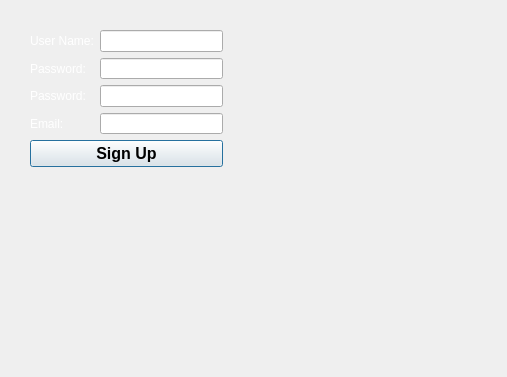
<?xml version="1.0" encoding="UTF-8"?>
<ui version="4.0">
 <class>SignUp</class>
 <widget class="QDialog" name="SignUp">
  <property name="geometry">
   <rect>
    <x>0</x>
    <y>0</y>
    <width>507</width>
    <height>377</height>
   </rect>
  </property>
  <property name="windowTitle">
   <string>Dialog</string>
  </property>
  <property name="styleSheet">
   <string notr="true">#SignUp{
background-image : url(:/Images/Resources/Images/SignIn.jpg);
}</string>
  </property>
  <widget class="QWidget" name="layoutWidget">
   <property name="geometry">
    <rect>
     <x>30</x>
     <y>30</y>
     <width>193</width>
     <height>137</height>
    </rect>
   </property>
   <layout class="QVBoxLayout" name="verticalLayout_3">
    <item>
     <layout class="QHBoxLayout" name="horizontalLayout">
      <item>
       <layout class="QVBoxLayout" name="verticalLayout">
        <item>
         <widget class="QLabel" name="label">
          <property name="styleSheet">
           <string notr="true">QLabel{
	color : white
}
</string>
          </property>
          <property name="text">
           <string>User Name:</string>
          </property>
         </widget>
        </item>
        <item>
         <widget class="QLabel" name="label_2">
          <property name="styleSheet">
           <string notr="true">QLabel{
	color : white
}
</string>
          </property>
          <property name="text">
           <string>Password:</string>
          </property>
         </widget>
        </item>
        <item>
         <widget class="QLabel" name="label_3">
          <property name="styleSheet">
           <string notr="true">QLabel{
	color : white
}
</string>
          </property>
          <property name="text">
           <string>Password:</string>
          </property>
         </widget>
        </item>
        <item>
         <widget class="QLabel" name="label_4">
          <property name="styleSheet">
           <string notr="true">QLabel{
	color : white
}
</string>
          </property>
          <property name="text">
           <string>Email:</string>
          </property>
         </widget>
        </item>
       </layout>
      </item>
      <item>
       <layout class="QVBoxLayout" name="verticalLayout_2">
        <item>
         <widget class="QLineEdit" name="lineEdit_S_UserName">
          <property name="styleSheet">
           <string notr="true">QLineEdit{color:black;}</string>
          </property>
         </widget>
        </item>
        <item>
         <widget class="QLineEdit" name="lineEdit_S_Password">
          <property name="styleSheet">
           <string notr="true">QLineEdit{color:black;}</string>
          </property>
         </widget>
        </item>
        <item>
         <widget class="QLineEdit" name="lineEdit_S_Password_Re">
          <property name="styleSheet">
           <string notr="true">QLineEdit{color:black;}</string>
          </property>
         </widget>
        </item>
        <item>
         <widget class="QLineEdit" name="lineEdit_S_Email">
          <property name="styleSheet">
           <string notr="true">QLineEdit{color:black;}</string>
          </property>
         </widget>
        </item>
       </layout>
      </item>
     </layout>
    </item>
    <item>
     <widget class="QPushButton" name="pushButton_S_SignUp">
      <property name="styleSheet">
       <string notr="true">QPushButton {
    font-size: 12pt;
    font-weight: bold;
    color: black;
}</string>
      </property>
      <property name="text">
       <string>Sign Up</string>
      </property>
     </widget>
    </item>
   </layout>
  </widget>
 </widget>
 <resources/>
 <connections/>
</ui>
